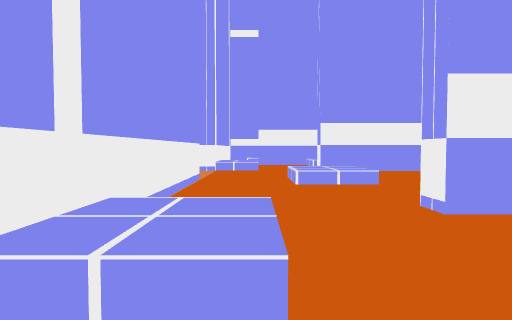
View 1 (above)

24 first-person views from a walk through a scene from a Unity 3-D project. The camera is 1.3 m above the floor, tilts 2° down and sees 75° across. The floor is counted in squares, 2 m on a side. Each view is taken from the middle of a square. On the plan, view 1 faces up. The plan holds only what a view shows up to about 10 squares ahead; the rest is blank. The place goes on beyond the plan. The player character is not drawn.

View 2
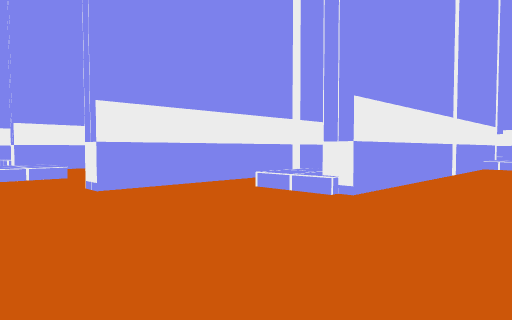

View 3
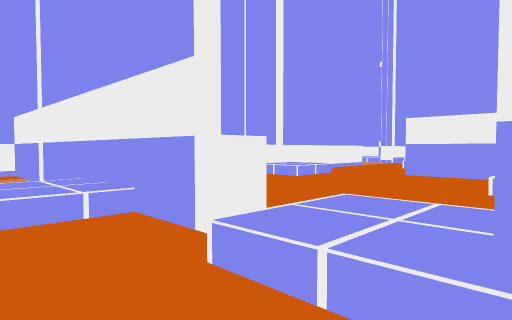

View 4
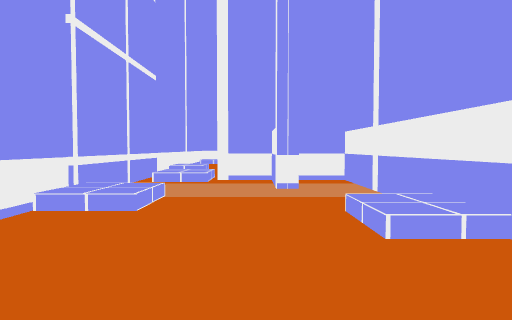

View 5
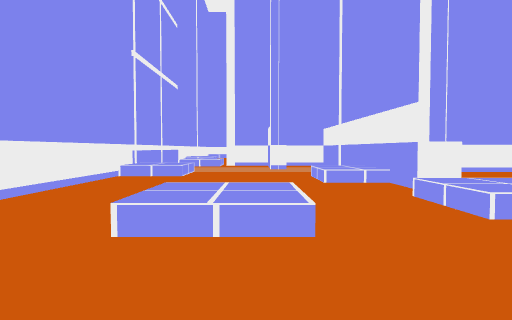

View 6
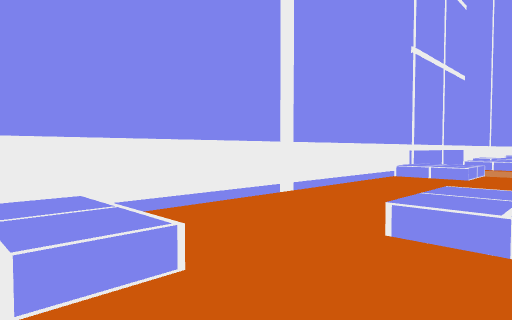

View 7
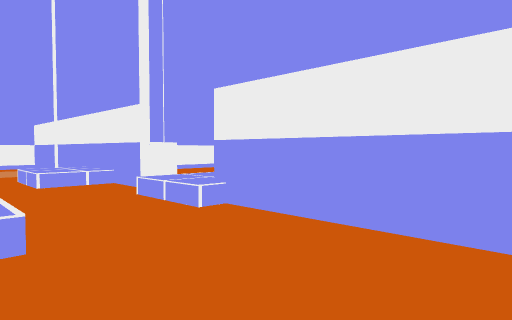

View 8
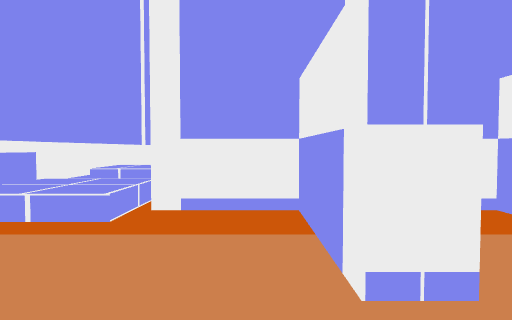

View 9
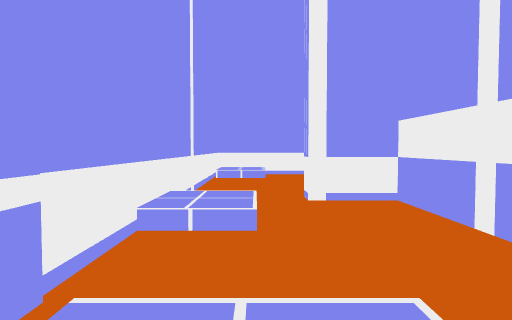

View 10
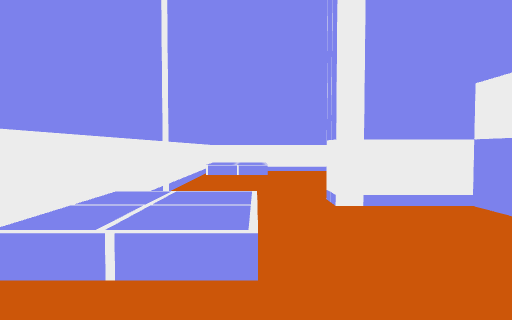

View 11
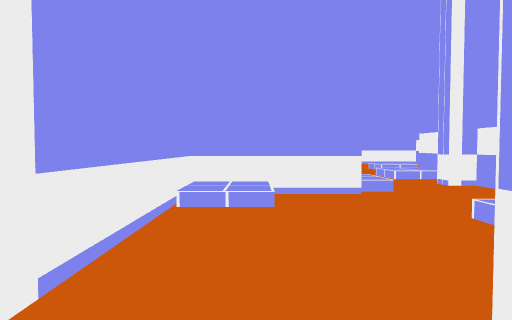

View 12
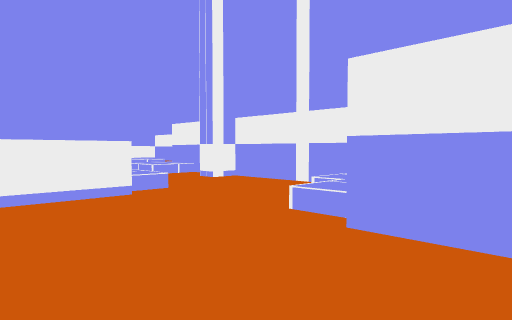

View 13
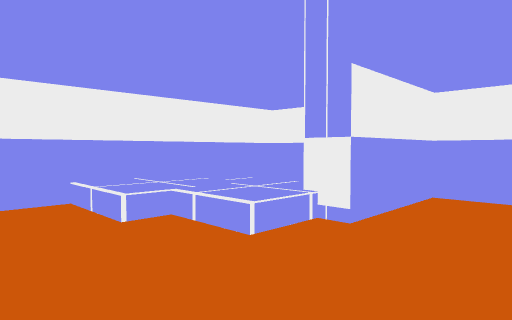

View 14
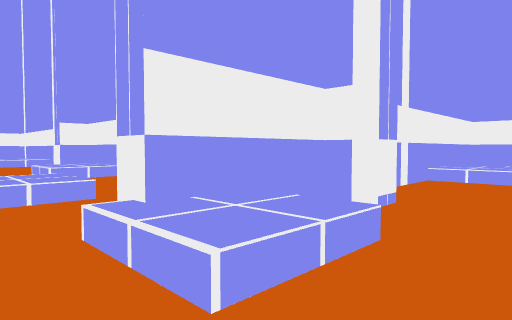

View 15
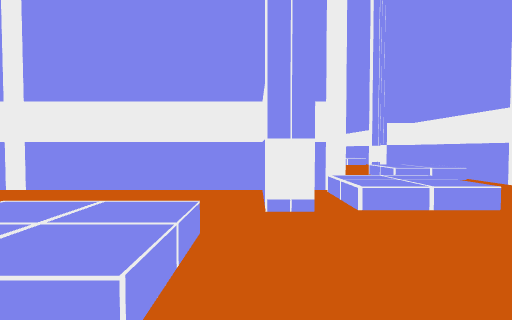

View 16
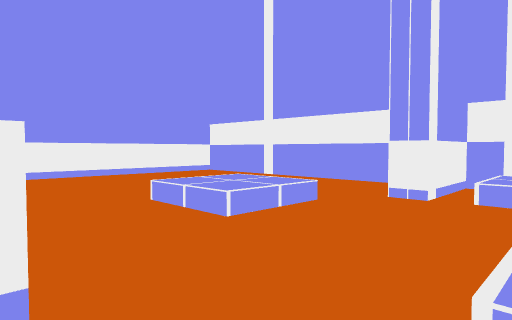

View 17
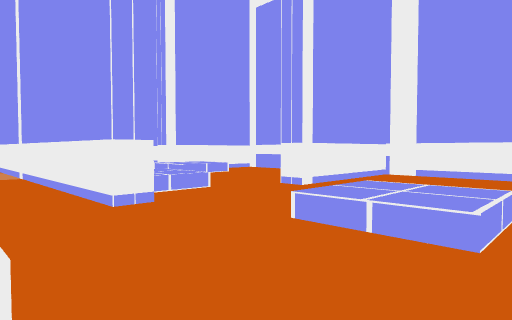

View 18
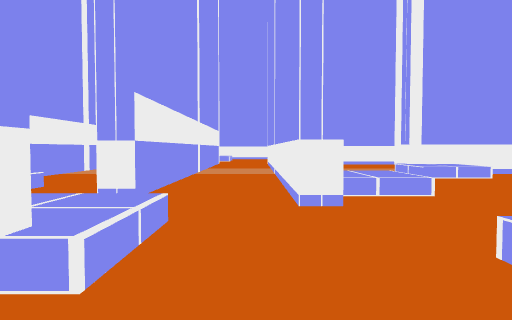

View 19
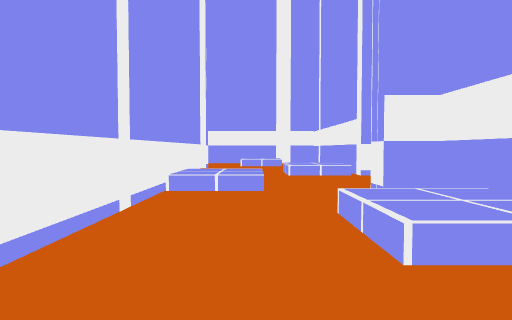

View 20
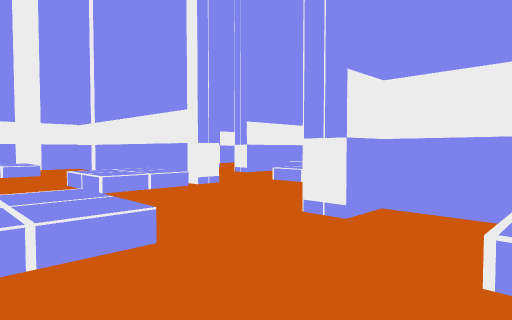

View 21
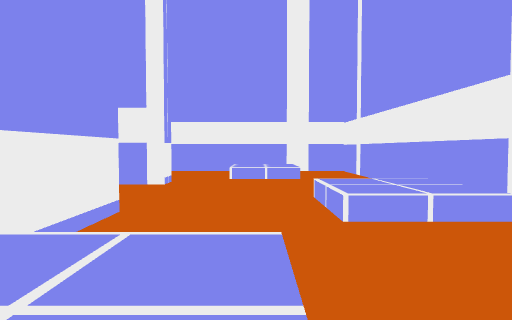

View 22
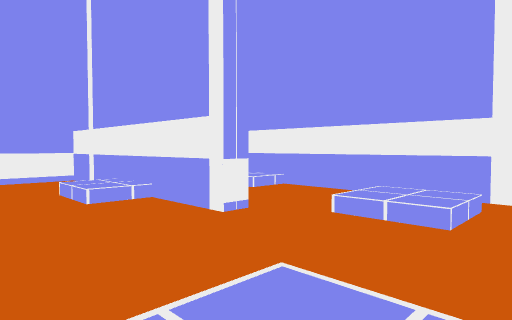

View 23
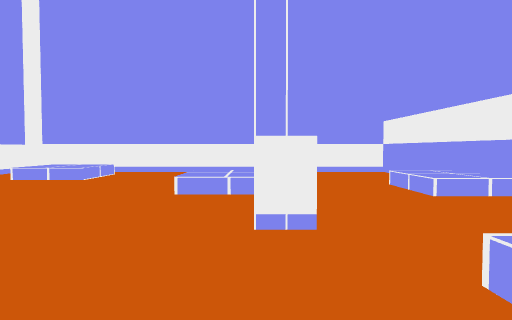

View 24
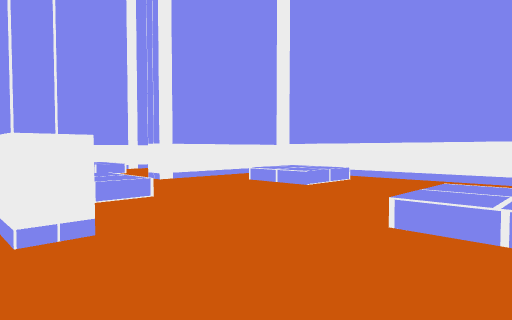

### Floor plan
Key: @ floor where view 1 was taken; # wall or solid block; . main floor; : floor 0.5 m higher than the main floor; / step, stairs or slope.
Columns run from 29 left of view 1 to 8 right of it. Each row starts with its distance up from view 1.
 16 #############
 15 #.../:......#
 14 #........:/.#
 13    ......//.#
 12 ########....#
 11 #...//......# .##
 10 #........./:#...            #/.####
  9 #......#..//#..             ... ..
  8 #.:/../#...../:             ... ..
  7 # //../#:/...               ..:/..
  6 # .... #//.##               #.//.
  5  ####  #....#               #....
  4     .  #../:#               #...
  3     /  #..//#               #..#######
  2     /  #....#               #/...//
  1 #########/..                #/.../:
  0 #......#/:.                 #@....####
 -1 #..........                  .........
 -2 #..../:...                   ......
 -3 #....//../##########    #########:####
 -4 #........//..../:/.#    #..../:..//...
 -5 #####..#....//../##########...........
 -6    ...:#..#.:#.....#....#......../:...
 -7   ..../#..#..#.....#....#........//...
 -8   .//  #..#..#:/....//..:/..:/....../:
 -9   ./:  #..# .#//..../:..//  //......//
-10  ####  #..# .#########################
-11        #..#  #
-12        #

Where each view was taken, in squares from view 1:
view 1: 0 up, 0 right, facing up
view 2: 2 down, 0 right, facing up-right
view 3: 5 down, 5 right, facing up-left
view 4: 6 down, 5 right, facing left
view 5: 6 down, 8 right, facing left
view 6: 6 down, 8 right, facing down-left
view 7: 6 down, 8 right, facing up-left
view 8: 6 down, 1 left, facing left
view 9: 8 down, 4 left, facing left
view 10: 8 down, 6 left, facing left
view 11: 8 down, 9 left, facing left
view 12: 8 down, 11 left, facing up-left
view 13: 7 down, 15 left, facing up-right
view 14: 5 down, 21 left, facing up-right
view 15: 4 down, 22 left, facing up
view 16: 5 down, 20 left, facing up-left
view 17: 1 down, 20 left, facing down-left
view 18: 1 down, 21 left, facing down
view 19: 1 up, 20 left, facing up
view 20: 4 up, 21 left, facing up-right
view 21: 6 up, 20 left, facing up
view 22: 9 up, 18 left, facing up-left
view 23: 12 up, 19 left, facing left
view 24: 12 up, 21 left, facing down-left
